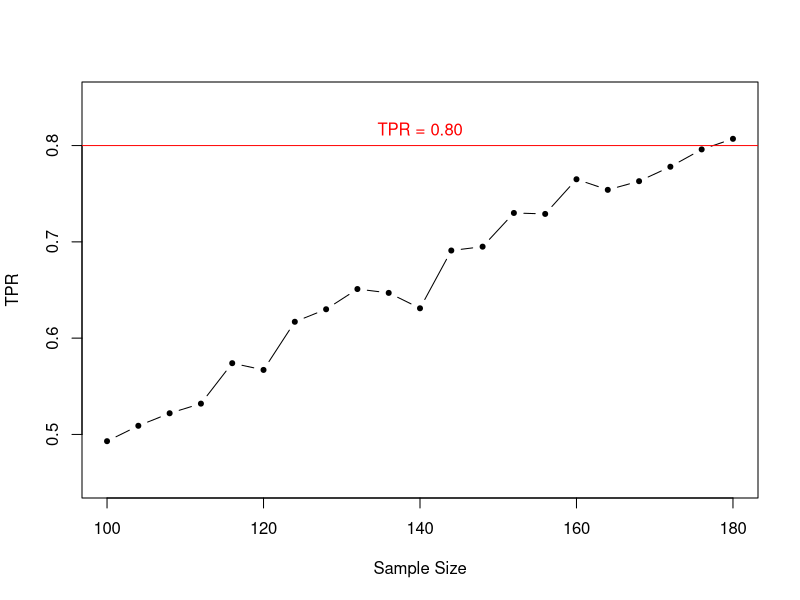

The R source for this figure:
##################################################################
# Example for determining minimum sample size for a traditional
# 1-way ANOVA with 4 groups using a simulation procedure
rm(list = ls())

# we want to know the TPR of obtaining a p-value < .01
p_values = c()

# define the population distributions
# we assume the grades within the groups follow a normal distribution
mu = c(
       6.5,    # Munich 
       7.5,    # Berlin
         7,    # Hamburg
         8     # Cologne
       )
sigma = 1.7

# we assume a sample size 
n = 100

# start the iterations
for (i in 1:1000) {
  
  # sample of size N from the defined population
  grade <- c(
    rnorm(n/4, mu[1], sigma),     # group 1: Munich
    rnorm(n/4, mu[2], sigma),     # group 2: Berlin
    rnorm(n/4, mu[3], sigma),     # group 3: Hamburg
    rnorm(n/4, mu[4], sigma)      # group 4: Cologne
  )
  
  # create and attach grouping variable
  city <- c(rep("Munich",n/4),    # group 1: Munich
             rep("Berlin",n/4),   # group 2: Berlin
             rep("Hamburg",n/4),  # group 3: Hamburg
             rep("Cologne",n/4))  # group 4: Cologne
  data <- data.frame(grade, city)
  
  # estimate the model for our sampled data
  fit <- anova(lm(grade ~ city, data = data))
  
  # store the obtained p-value
  p_values[i] <- fit$`Pr(>F)`[1]
}

# now we can calculate the TPR
# TPR = true positives / iterations
TPR = sum(p_values < .01) / 1000
print(TPR)

##################################################################
# Minimum sample size determination for TPR = 0.80
# we increase n until the power is sufficient

# first, we create an empty data frame to store the data
results_df <- data.frame(sample_size = integer(), TPR = numeric())

# use while function to iterate, until our preferred TPR is reached 
while(TPR < 0.80) {
 
  # simulation as before
  for (i in 1:1000) {
    # sample from the population of size N
    Y <- c(
      rnorm(n/4, mu[1], sigma),    # group 1
      rnorm(n/4, mu[2], sigma),    # group 2
      rnorm(n/4, mu[3], sigma),    # group 3
      rnorm(n/4, mu[4], sigma)     # group 4
    )
  
    # create and attach grouping variable
    group <- c(rep(1,n/4),         # group 1
               rep(2,n/4),          # group 2
               rep(3,n/4),          # group 3
               rep(4,n/4))          # group 4

    # create data frame
    data <- data.frame(group, Y)
    
    # estimate the model for our sampled data
    fit <- anova(lm(Y ~ group, data = data))
          
    # store the obtained p-value
    p_values[i] <- fit$`Pr(>F)`[1]
  }
  
  # calculate TPR      
  TPR = sum(p_values < .01) / 1000
  
    # track and store the data
    new_row <- data.frame(sample_size = n, TPR = TPR)
    results_df <- rbind(results_df, new_row)
    print(TPR)
  
  # increase n by 1 for each group
  n = n + 4
}

# minimum sample size determined!
print(n)

# results & visualization
print(results_df)
plot(results_df$sample_size, 
     results_df$TPR, 
     type = "b",
     pch = 20,
     ylim = c(0.45,0.85),
     xlab = "Sample Size",
     ylab = "TPR")
abline(h = 0.80, col = "red")
text(mean(results_df$sample_size), 0.80, "TPR = 0.80", col = "red", pos = 3)
